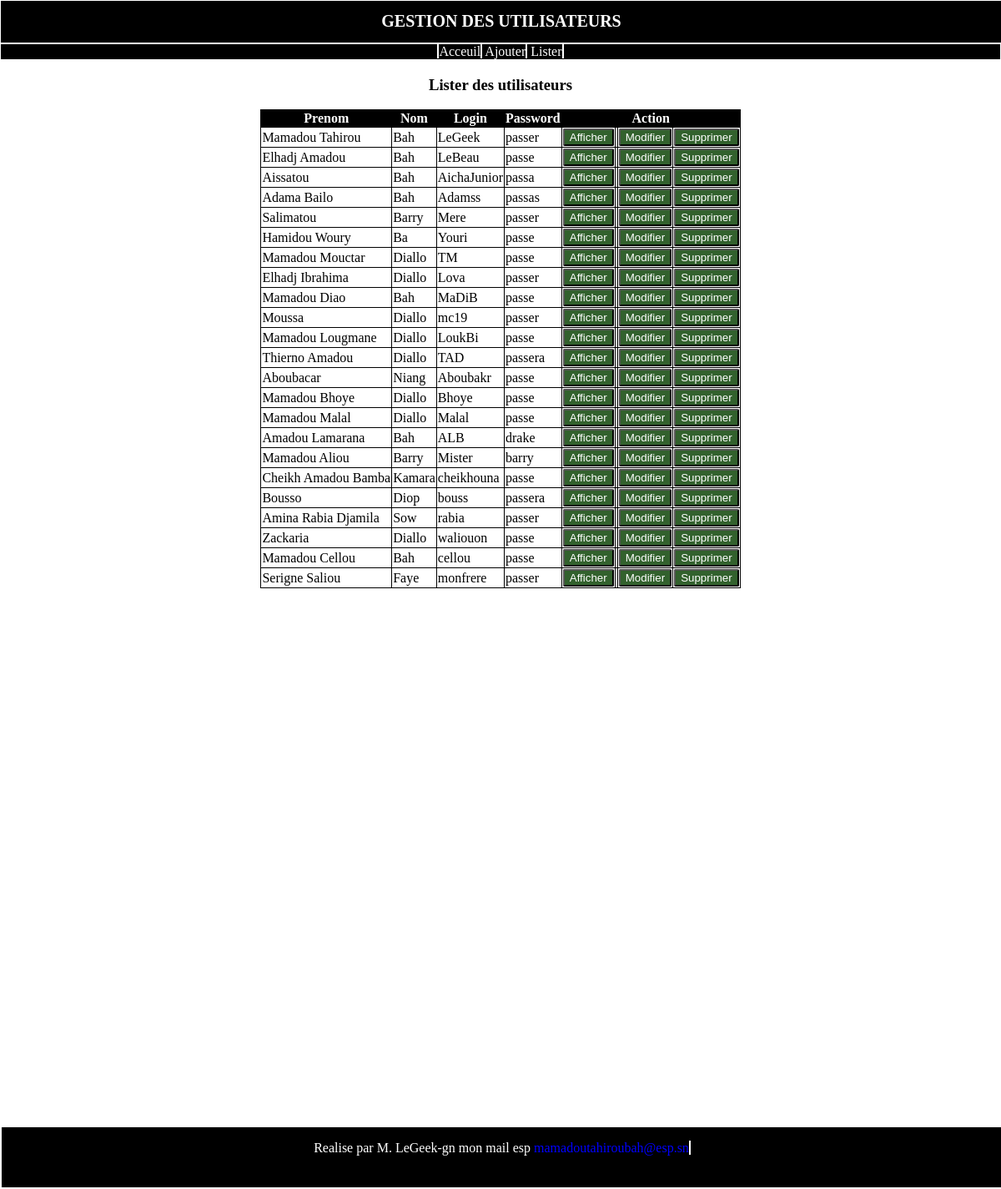
The page / on the database its author committed.
### tables this page shows
CREATE TABLE `utilisateurs` (
  `prenom` varchar(100) DEFAULT NULL,
  `nom` varchar(50) DEFAULT NULL,
  `login` varchar(50) DEFAULT NULL,
  `password` varchar(50) DEFAULT NULL
);

### PUBLIC/index.php (the view, shortened to what this page needs)
 <?php
	try {
		$bdd = new PDO("mysql:host=localhost;dbname=users",'root');
	} catch (PDOException $e) {
		echo "erreur de connexion ".$e->getMessage();
	}
	$rq = $bdd->query("SELECT * FROM utilisateurs");
 ?>
<!DOCTYPE html>
<html>
<head>
</head>
<body>
	<center>
		<h3>Lister des utilisateurs</h3>
		<table border="2">
			<tr>
				<th>Prenom</th>
				<th>Nom</th>
				<th>Login</th>
				<th>Password</th>
				<th colspan="4">Action</th>
			</tr>
			<?php foreach ($rq as $user):?>
			<tr>
				<td><?php echo $user['prenom'] ?></td>
				<td><?php echo $user['nom'] ?></td>
				<td><?php echo $user['login'] ?></td>
				<td><?php echo $user['password'] ?></td>
				<td>
					<button>
						<a href="affiche.php?login=<?= $user['login'] ?>">Afficher</a>
					</button>
				<td>
				<td>
					<button>
						<a href="modifie.php?prenom=<?= $user['prenom'] ?>&nom=<?= $user['nom'] ?>&login=<?= $user['login'] ?>&mdp=<?= $user['password'] ?>">Modifier</a>
					</button>
				</td>
				<td>
					<button>
						<a href="supprime.php?login=<?= $user['login'] ?>">Supprimer</a>
					</button>
				</td>
			</tr>
			<?php endforeach ?>
		</table>
	</center>
</body>
</html>

### PUBLIC/header.css (style rules this page uses)
body { margin: 0px; padding: 0px; }
.titre { background: black; color: white; width: 100%; font-size: 10px; border: 1px solid white; }
.lien { background: black; border: 1px solid white; }
div a { text-decoration: none; color: white; border-right: 2px solid white; }
div #accueil { border-left: 2px solid white; border-right: 2px solid white; }
th { background: black; color: white; }
table { border-collapse: collapse; border: 1px solid black; }
button { background: #32612D; border-radius: 2px; }
button a { color: white; text-decoration: none; }

### PUBLIC/footer.css (style rules this page uses)
body { margin: 0px; padding: 0px; }
html,body { height: 90%; }
#contenu { min-height: 100%; position: relative; }
p a { color: blue; text-decoration: none; }
footer { background: black; color: white; border: 2px solid white; width: 100%; height: 10%; position: absolute; bottom: 0px; left: 0px; }

### rows shown on the page
utilisateurs: prenom "Mamadou Tahirou", nom "Bah", login "LeGeek", password "passer"
utilisateurs: prenom "Elhadj Amadou", nom "Bah", login "LeBeau", password "passe"
utilisateurs: prenom "Aissatou", nom "Bah", login "AichaJunior", password "passa"
utilisateurs: prenom "Adama Bailo", nom "Bah", login "Adamss", password "passas"
utilisateurs: prenom "Salimatou", nom "Barry", login "Mere", password "passer"
utilisateurs: prenom "Hamidou Woury", nom "Ba", login "Youri", password "passe"
utilisateurs: prenom "Mamadou Mouctar", nom "Diallo", login "TM", password "passe"
utilisateurs: prenom "Elhadj Ibrahima", nom "Diallo", login "Lova", password "passer"
utilisateurs: prenom "Mamadou Diao", nom "Bah", login "MaDiB", password "passe"
utilisateurs: prenom "Moussa", nom "Diallo", login "mc19", password "passer"
utilisateurs: prenom "Mamadou Lougmane", nom "Diallo", login "LoukBi", password "passe"
utilisateurs: prenom "Thierno Amadou", nom "Diallo", login "TAD", password "passera"
utilisateurs: prenom "Aboubacar", nom "Niang", login "Aboubakr", password "passe"
utilisateurs: prenom "Mamadou Bhoye", nom "Diallo", login "Bhoye", password "passe"
utilisateurs: prenom "Mamadou Malal", nom "Diallo", login "Malal", password "passe"
utilisateurs: prenom "Amadou Lamarana", nom "Bah", login "ALB", password "drake"
utilisateurs: prenom "Mamadou Aliou", nom "Barry", login "Mister", password "barry"
utilisateurs: prenom "Cheikh Amadou Bamba", nom "Kamara", login "cheikhouna", password "passe"
utilisateurs: prenom "Bousso", nom "Diop", login "bouss", password "passera"
utilisateurs: prenom "Amina Rabia Djamila", nom "Sow", login "rabia", password "passer"
utilisateurs: prenom "Zackaria", nom "Diallo", login "waliouon", password "passe"
utilisateurs: prenom "Mamadou Cellou", nom "Bah", login "cellou", password "passe"
utilisateurs: prenom "Serigne Saliou", nom "Faye", login "monfrere", password "passer"
